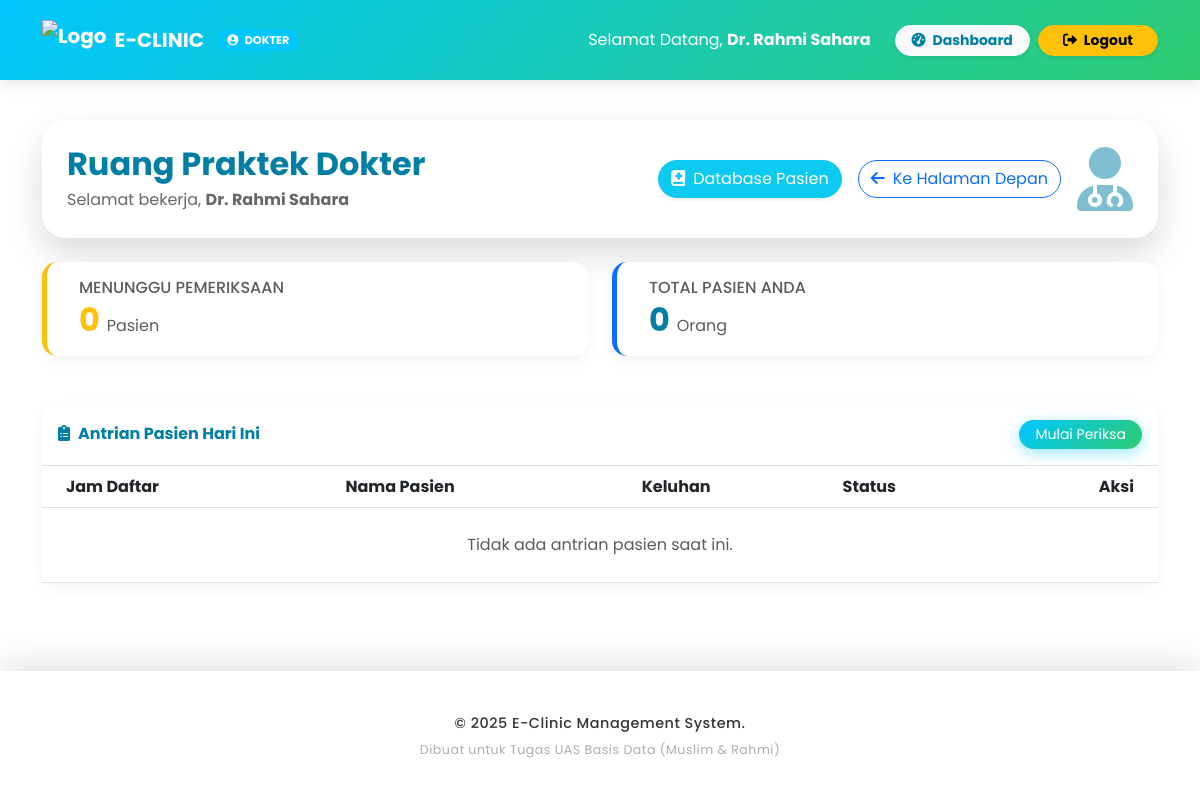
/dokter/ (signed in), run on an earlier commit of the app's database.
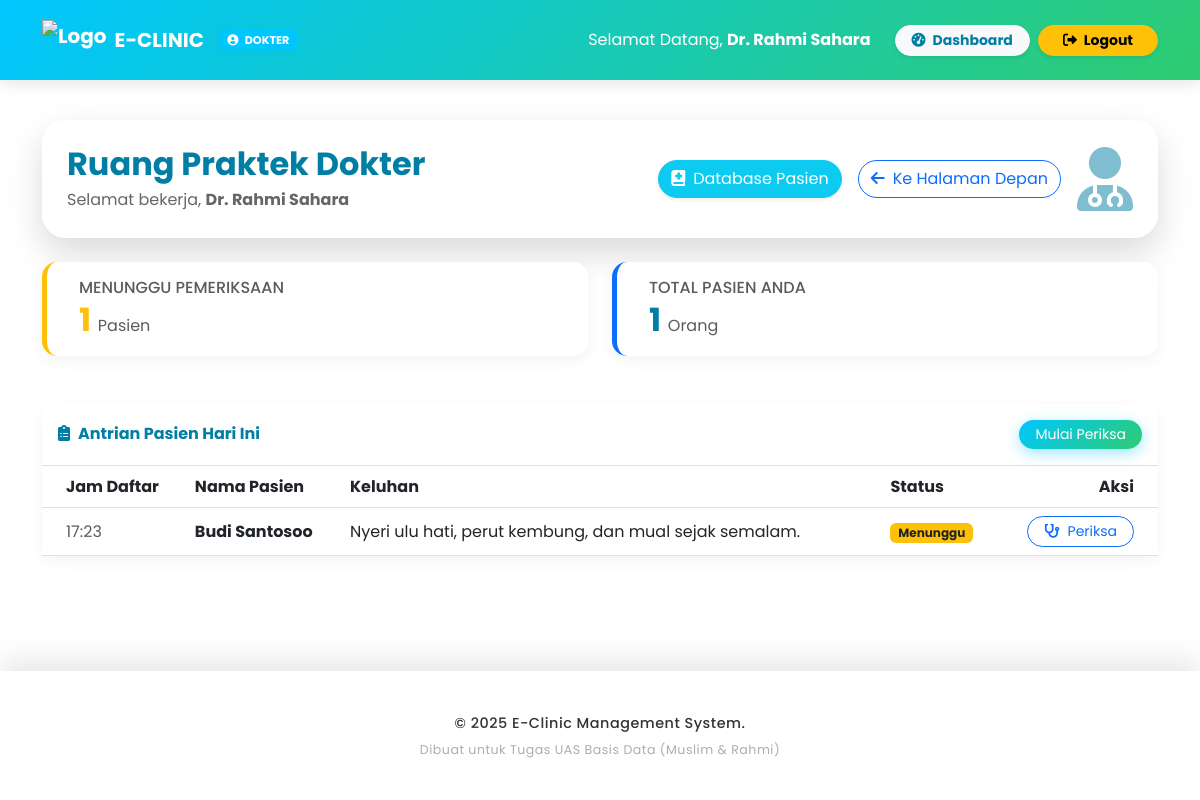
And on a later commit of the database.
### tables this page shows
CREATE TABLE `pendaftaran` (
  `id_daftar` int(11) NOT NULL,
  `id_pasien` int(11) NOT NULL,
  `id_dokter` int(11) NOT NULL,
  `tgl_kunjungan` datetime DEFAULT current_timestamp(),
  `status` enum('Menunggu','Diperiksa','Selesai','Batal') DEFAULT 'Menunggu',
  `keluhan` text DEFAULT NULL
);

CREATE TABLE `pasien` (
  `id_pasien` int(11) NOT NULL,
  `nik` varchar(16) NOT NULL,
  `nama_pasien` varchar(100) NOT NULL,
  `tgl_lahir` date NOT NULL,
  `jenis_kelamin` enum('L','P') NOT NULL,
  `alamat` text DEFAULT NULL,
  `no_hp` varchar(50) DEFAULT NULL,
  `tgl_daftar` datetime DEFAULT current_timestamp()
);

### Dokter/index.php (the view, shortened to what the changed rows need)
<?php
$path_prefix = '../';
include $path_prefix . 'layout/header.php';
$id_user = $_SESSION['id_user'];
$q_doc = mysqli_query($conn, "SELECT id_dokter FROM dokter WHERE id_user='$id_user'");
$d_doc = mysqli_fetch_assoc($q_doc);
$id_dokter = $d_doc['id_dokter'];
?>
<div class="container mb-5">
    <div class="glass-panel p-4 mb-4 d-flex justify-content-between align-items-center">
        <div>
            <h2 class="fw-bold mb-1 text-primary">Ruang Praktek Dokter</h2>
        </div>
    </div>
    <div class="row g-4 mb-5">
        <div class="col-md-6">
            <div class="card glass-card h-100 p-3 border-start border-5 border-warning">
                <div class="d-flex align-items-center">
                    <div class="ms-3">
                        <h6 class="text-muted text-uppercase mb-1">Menunggu Pemeriksaan</h6>
                        <?php
                        $today = date('Y-m-d');
                        $q = mysqli_query($conn, "SELECT COUNT(*) as t FROM pendaftaran WHERE status='Menunggu' AND DATE(tgl_kunjungan)='$today' AND id_dokter='$id_dokter'");
                        $d = mysqli_fetch_assoc($q);
                        ?>
                        <h2 class="fw-bold mb-0 text-warning"><?= $d['t'] ?> <span class="fs-6 text-muted fw-normal">Pasien</span></h2>
                    </div>
                </div>
            </div>
        </div>
        <div class="col-md-6">
            <div class="card glass-card h-100 p-3 border-start border-5 border-primary">
                <div class="d-flex align-items-center">
                    <div class="ms-3">
                        <h6 class="text-muted text-uppercase mb-1">Total Pasien Anda</h6>
                        <?php
                        $q2 = mysqli_query($conn, "SELECT COUNT(*) as t FROM rekam_medis rm
                                                   JOIN pendaftaran pd ON rm.id_daftar = pd.id_daftar
                                                   WHERE pd.id_dokter='$id_dokter'");
                        $d2 = mysqli_fetch_assoc($q2);
                        ?>
                        <h2 class="fw-bold mb-0 text-primary"><?= $d2['t'] ?> <span class="fs-6 text-muted fw-normal">Orang</span></h2>
                    </div>
                </div>
            </div>
        </div>
    </div>
    <div class="card glass-card">
        <div class="table-responsive">
            <table class="table table-hover align-middle mb-0">
                <thead class="bg-transparent">
                    <tr>
                        <th class="ps-4">Jam Daftar</th>
                        <th>Nama Pasien</th>
                        <th>Keluhan</th>
                        <th>Status</th>
                        <th class="text-end pe-4">Aksi</th>
                    </tr>
                </thead>
                <tbody>
                    <?php
                    $q_wait = mysqli_query($conn, "SELECT p.nama_pasien, pd.tgl_kunjungan, pd.keluhan, pd.status, pd.id_daftar
                                                   FROM pendaftaran pd
                                                   JOIN pasien p ON pd.id_pasien = p.id_pasien
                                                   WHERE pd.status='Menunggu'
                                                   AND pd.id_dokter='$id_dokter'
                                                   AND DATE(pd.tgl_kunjungan)='$today'
                                                   ORDER BY pd.tgl_kunjungan ASC");
                    if(mysqli_num_rows($q_wait) > 0):
                        while($r = mysqli_fetch_assoc($q_wait)):
                    ?>
                    <tr>
                        <td class="ps-4 text-muted"><?= date('H:i', strtotime($r['tgl_kunjungan'])) ?></td>
                        <td class="fw-bold"><?= $r['nama_pasien'] ?></td>
                        <td><?= $r['keluhan'] ?></td>
                        <td><span class="badge bg-warning text-dark">Menunggu</span></td>
                        <td class="text-end pe-4">
                            <a href="transaksi.php?id=<?= $r['id_daftar'] ?>" class="btn btn-sm btn-outline-primary rounded-pill px-3">
                                <i class="fas fa-stethoscope me-1"></i> Periksa
                            </a>
                        </td>
                    </tr>
                    <?php endwhile; else: ?>
                    <tr><td colspan="5" class="text-center py-4 text-muted">Tidak ada antrian pasien saat ini.</td></tr>
                    <?php endif; ?>
                </tbody>
            </table>
        </div>
    </div>
</div>
<?php include $path_prefix . 'layout/footer.php'; ?>

What changed in the data, as far as the page shows it:
added pendaftaran: tgl_kunjungan "17:23", id_pasien.nama_pasien "Budi Santosoo", keluhan "Nyeri ulu hati, perut kembung, dan mual sejak semalam."
Also different on the page:
$d['t']: "0" → "1"
$d2['t']: "0" → "1"
text no longer shown: "Tidak ada antrian pasien saat ini."
